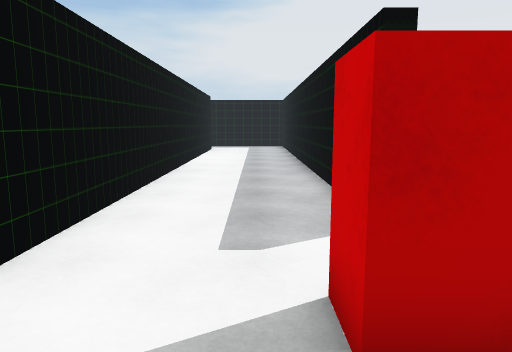
[1] (above)

23 first-person views from a walk through a scene from a Unity 3-D project. The camera is 1.5 m above the floor, tilts 8° down and sees 70° across. The floor is counted in squares, 1 m on a side. Each view is taken from the middle of a square. On the plan, view 1 faces up. The plan holds only what a view shows up to about 16 squares ahead; the rest is blank. The place goes on beyond the plan. The player character is not drawn. Some surface patterns are stand-ins.

[2]
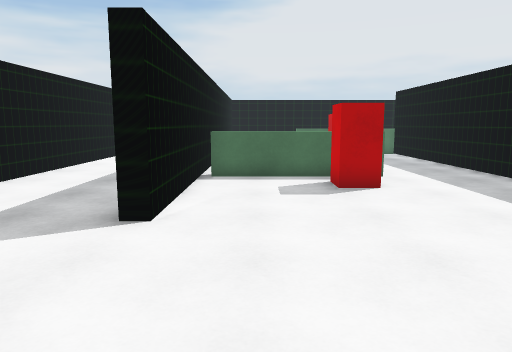

[3]
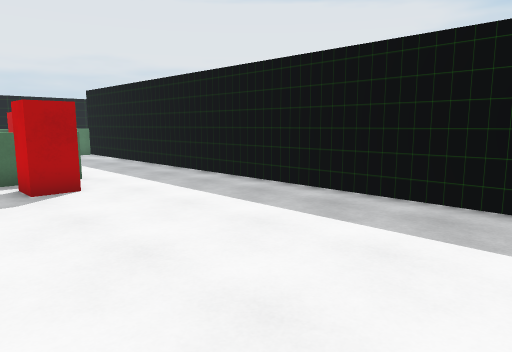

[4]
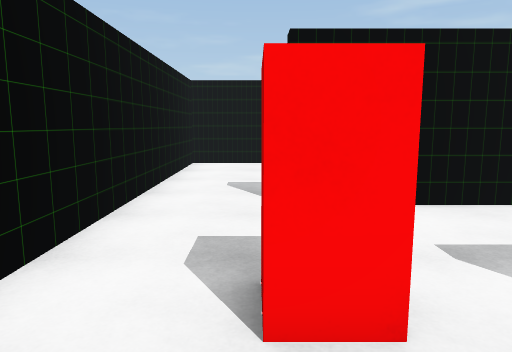

[5]
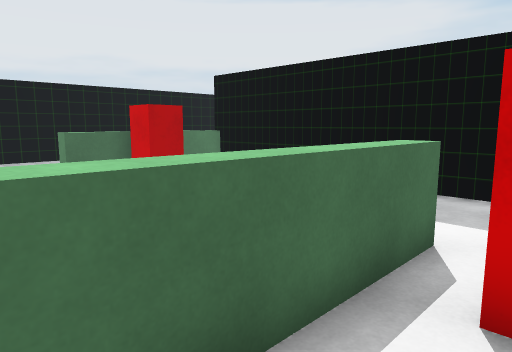

[6]
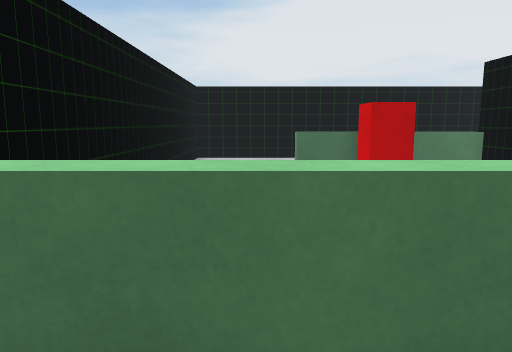

[7]
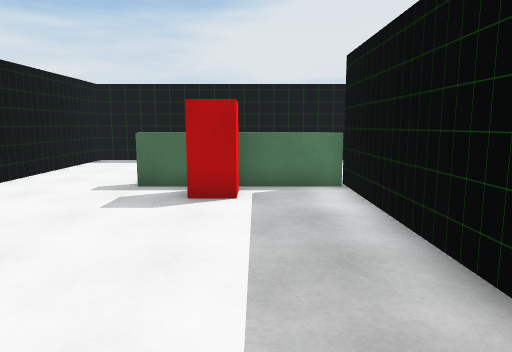

[8]
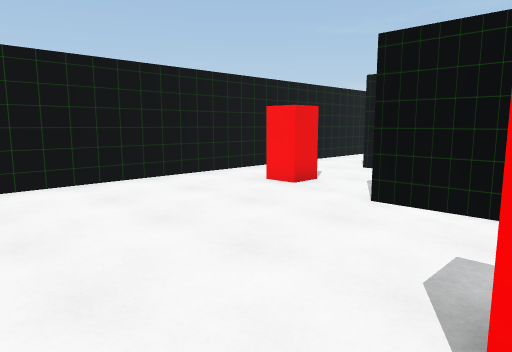

[9]
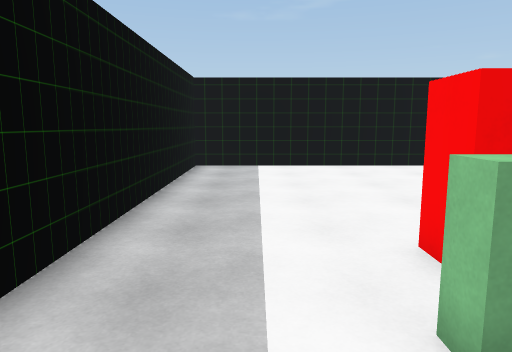

[10]
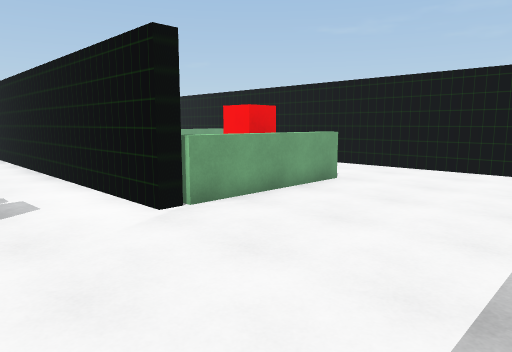

[11]
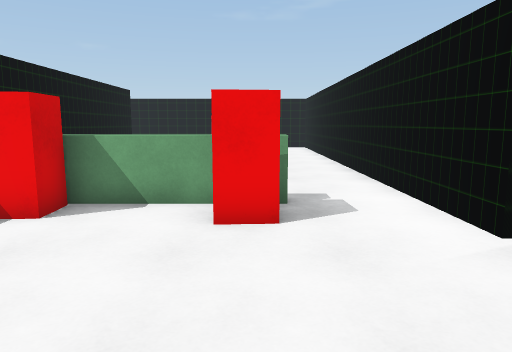

[12]
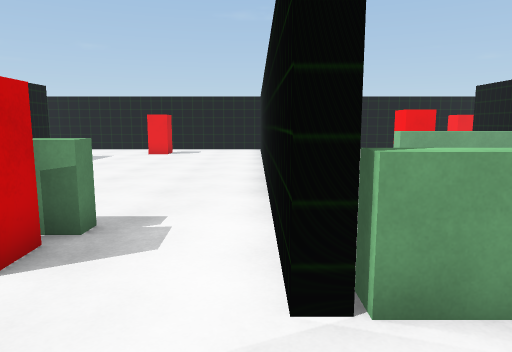

[13]
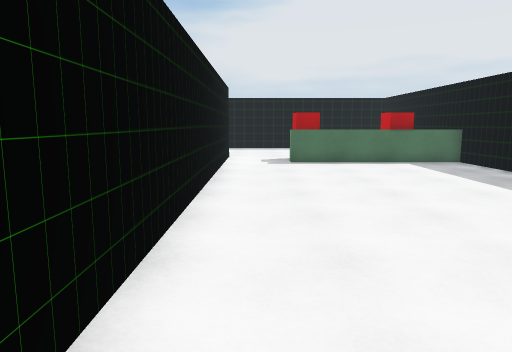

[14]
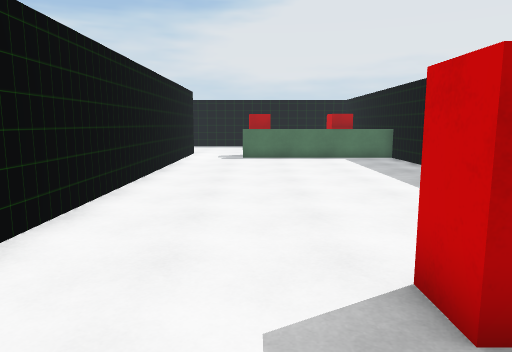

[15]
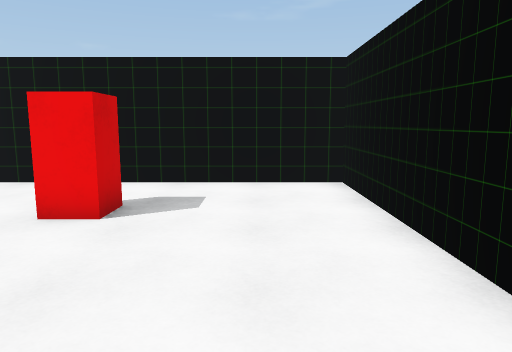

[16]
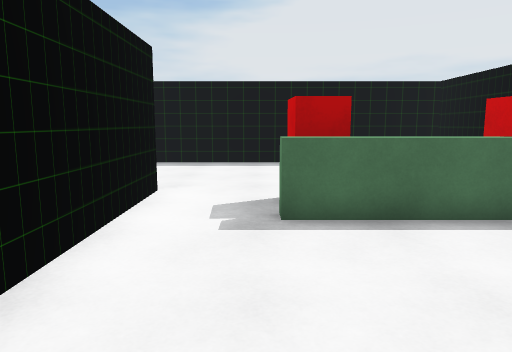

[17]
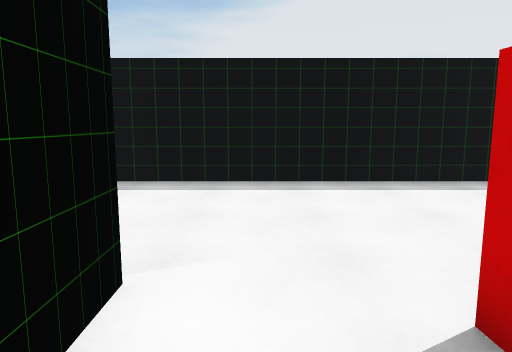

[18]
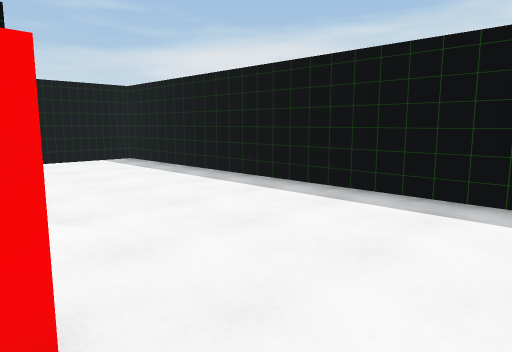

[19]
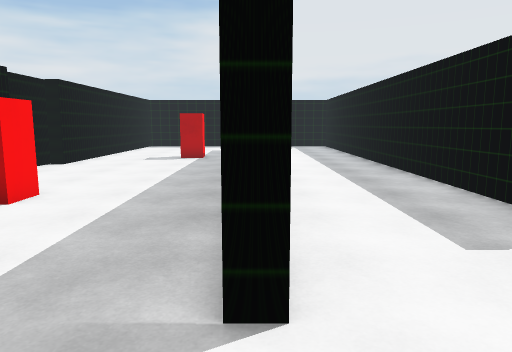

[20]
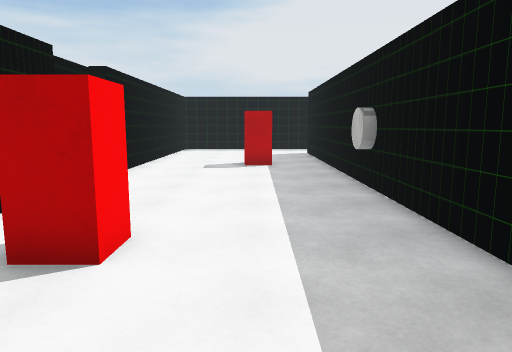

[21]
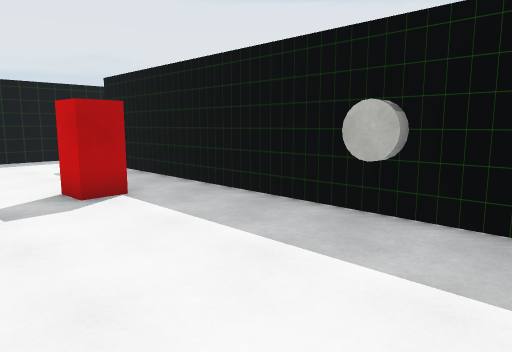

[22]
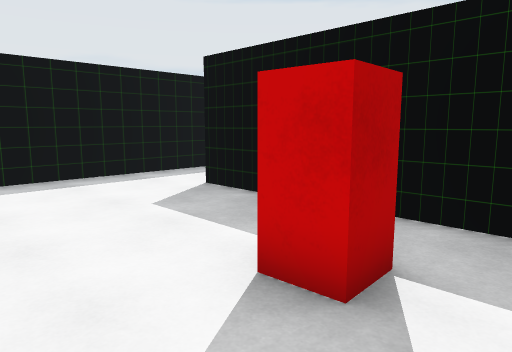

[23]
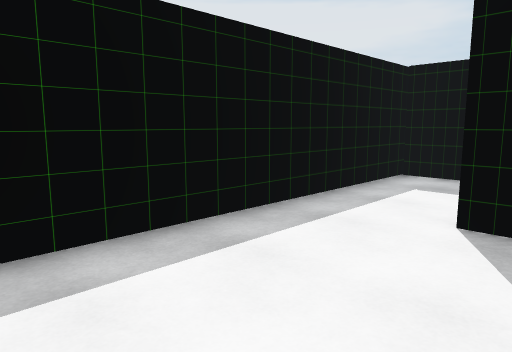

### Floor plan
Points are (right, up) in squares from view 1. A wall is a line through its corners. A room is listed if a view was taken in it or the views show most of it. See-through windows are left out.
Room 1 (views 1, 2, 3, 4, 5, 6, 7, 8, 9, 10, 11, 12, 18, 19, 20, 21, 22, 23)
walls: (4.2, 11.1) (7.7, 11.1) (7.7, 10.5) (2.6, 10.5); (-2.7, 16.1) (-2.7, 2.6) (-3.2, 2.6); (1.9, 6.8) (1.9, 16.1); (-3.2, 6.8) (-3.2, 22.6); (11.1, 19.4) (11.1, 18.8) (6.1, 18.8) (6.1, 19.4) (11.7, 19.4) (11.7, 16.4); (1.9, 24) (1.9, 25.6); (14.4, 16.6) (14.4, 17.2) (18.6, 17.2); (2.1, 25.7) (-8.2, 25.7); (-9.5, -0.5) (11.2, -0.5) (11.2, 19.4); (19.5, 25.7) (2.4, 25.7) (2.4, 5.6) (1.8, 5.6)
ways out: opening at (13.5, 17) to room 2
objects: red block (-9, 7) to (-8, 8); red block (-6, 17); red block (1, 2) to (2, 3); red block (6, 9) to (7, 9); red block (8, 17) to (8, 18); red block (15, 18) to (16, 18); red block (19, 18)
Room 2 (views 13, 14, 15, 16, 17)
walls: (19.5, 16.6) (14.4, 16.6); (11.7, 16.4) (11.7, -0.5) (17.6, -0.5)
ways out: opening at (13.5, 17) to room 1
objects: red block (17, 2) to (17, 3)

Positions as (right, up) in squares from view 1, and headings:
1: (0, 0), facing up
2: (4, 0), facing up
3: (4, 0), facing up-right
4: (4, 2), facing left
5: (3, 9), facing up-right
6: (5, 9), facing up
7: (9, 10), facing up
8: (9, 9), facing down-left
9: (9, 13), facing down
10: (15, 25), facing down-left
11: (15, 24), facing down
12: (12, 22), facing down
13: (13, 2), facing up
14: (15, 0), facing up
15: (14, 9), facing down
16: (14, 11), facing up
17: (13, 16), facing up
18: (18, 18), facing up-left
19: (-3, 0), facing up
20: (-6, 3), facing up
21: (-9, 9), facing up-right
22: (-9, 15), facing up-right
23: (-9, 21), facing up-right
